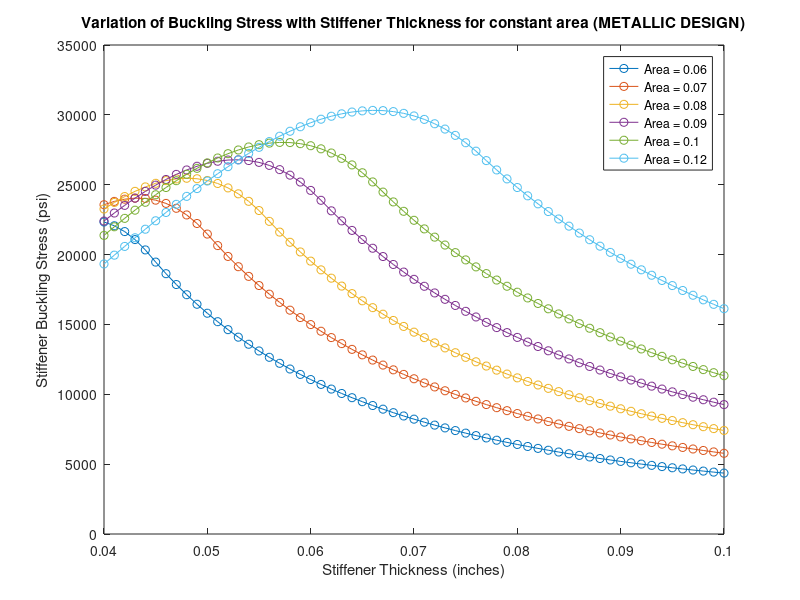

Write the MATLAB code that produced this figure.
function metallic_buckling_stress_with_thickness

% 2024 T3 Aluminium Alloy %

E = 10.6e6;             % Elasticity value %
cy = 50000;             % Compressive Yield %

t = [0.04:0.001:0.1];

Af = 0.06;
for j = 1:length(t)
    a = 20;
    p = Af/t(j);
    bt = p/4;               % flange length %
    bw = 2 * bt;            % mean web length %

    L = bt + (t(j)/2);         % Here, L = L1, because only one edge free %
    H = bw - t(j);             % Here, H = Total height of Stiffner %

% --------------- STIFFENER CRITICAL BUCKLING CALCULATIONS ------------------- %

    % Crippling Stress Calculations

    ke = 0.342;                                             % One Edge is free %
    x = (bt + bw)/(2*t(j));                                    % (b'/t) calculation %
    stiffener_crip_stress = (ke*(E*cy)^0.5)/(x^0.75);       % Needham's Formula %

    % Column Buckling Calculations %                    

    I1 = ((L*t(j)^3)/12)+(L*t(j))*((H + t(j))/2)^2;
    I2 = t(j)*(H^3)/12;
    I = 2*I1 + I2;                                      % Area Moment Calculations %

    ro = sqrt(I/Af);

    h1 = sqrt(2)*pi*sqrt(E/stiffener_crip_stress);    % Critical Slenderness Ratio %
    h = (a/ro);                         % Slenderness Ratio for current dimensions %

    % Calculation of Critical Stiffener Buckling Stress %

    if h<=h1
    stiffener_buckling_stress(j) = stiffener_crip_stress*...
        (1-(stiffener_crip_stress*((h^2)/(4*pi^2*E))));
    else
    stiffener_buckling_stress(j) = (pi^2*E)/(h^2);
    end

% ------------- END OF STIFFENER CRITICAL BUCKLING CALCULATIONS -------------- %
end

plot(t,stiffener_buckling_stress,'o-');
hold all;

Af = 0.07;
for j = 1:length(t)
    a = 20;
    p = Af/t(j);
    bt = p/4;               % flange length %
    bw = 2 * bt;            % mean web length %

    L = bt + (t(j)/2);         % Here, L = L1, because only one edge free %
    H = bw - t(j);             % Here, H = Total height of Stiffner %

% --------------- STIFFENER CRITICAL BUCKLING CALCULATIONS ------------------- %

    % Crippling Stress Calculations

    ke = 0.342;                                             % One Edge is free %
    x = (bt + bw)/(2*t(j));                                    % (b'/t) calculation %
    stiffener_crip_stress = (ke*(E*cy)^0.5)/(x^0.75);       % Needham's Formula %

    % Column Buckling Calculations %                    

    I1 = ((L*t(j)^3)/12)+(L*t(j))*((H + t(j))/2)^2;
    I2 = t(j)*(H^3)/12;
    I = 2*I1 + I2;                                      % Area Moment Calculations %

    ro = sqrt(I/Af);

    h1 = sqrt(2)*pi*sqrt(E/stiffener_crip_stress);    % Critical Slenderness Ratio %
    h = (a/ro);                         % Slenderness Ratio for current dimensions %

    % Calculation of Critical Stiffener Buckling Stress %

    if h<=h1
    stiffener_buckling_stress(j) = stiffener_crip_stress*...
        (1-(stiffener_crip_stress*((h^2)/(4*pi^2*E))));
    else
    stiffener_buckling_stress(j) = (pi^2*E)/(h^2);
    end

% ------------- END OF STIFFENER CRITICAL BUCKLING CALCULATIONS -------------- %
end
figure(1);
plot(t,stiffener_buckling_stress,'o-');
hold all;

Af = 0.08;
for j = 1:length(t)
    a = 20;
    p = Af/t(j);
    bt = p/4;               % flange length %
    bw = 2 * bt;            % mean web length %

    L = bt + (t(j)/2);         % Here, L = L1, because only one edge free %
    H = bw - t(j);             % Here, H = Total height of Stiffner %

% --------------- STIFFENER CRITICAL BUCKLING CALCULATIONS ------------------- %

    % Crippling Stress Calculations

    ke = 0.342;                                             % One Edge is free %
    x = (bt + bw)/(2*t(j));                                    % (b'/t) calculation %
    stiffener_crip_stress = (ke*(E*cy)^0.5)/(x^0.75);       % Needham's Formula %

    % Column Buckling Calculations %                    

    I1 = ((L*t(j)^3)/12)+(L*t(j))*((H + t(j))/2)^2;
    I2 = t(j)*(H^3)/12;
    I = 2*I1 + I2;                                      % Area Moment Calculations %

    ro = sqrt(I/Af);

    h1 = sqrt(2)*pi*sqrt(E/stiffener_crip_stress);    % Critical Slenderness Ratio %
    h = (a/ro);                         % Slenderness Ratio for current dimensions %

    % Calculation of Critical Stiffener Buckling Stress %

    if h<=h1
    stiffener_buckling_stress(j) = stiffener_crip_stress*...
        (1-(stiffener_crip_stress*((h^2)/(4*pi^2*E))));
    else
    stiffener_buckling_stress(j) = (pi^2*E)/(h^2);
    end

% ------------- END OF STIFFENER CRITICAL BUCKLING CALCULATIONS -------------- %
end

figure(1);
plot(t,stiffener_buckling_stress,'o-');
hold all;

Af = 0.09;
for j = 1:length(t)
    a = 20;
    p = Af/t(j);
    bt = p/4;               % flange length %
    bw = 2 * bt;            % mean web length %

    L = bt + (t(j)/2);         % Here, L = L1, because only one edge free %
    H = bw - t(j);             % Here, H = Total height of Stiffner %

% --------------- STIFFENER CRITICAL BUCKLING CALCULATIONS ------------------- %

    % Crippling Stress Calculations

    ke = 0.342;                                             % One Edge is free %
    x = (bt + bw)/(2*t(j));                                    % (b'/t) calculation %
    stiffener_crip_stress = (ke*(E*cy)^0.5)/(x^0.75);       % Needham's Formula %

    % Column Buckling Calculations %                    

    I1 = ((L*t(j)^3)/12)+(L*t(j))*((H + t(j))/2)^2;
    I2 = t(j)*(H^3)/12;
    I = 2*I1 + I2;                                      % Area Moment Calculations %

    ro = sqrt(I/Af);

    h1 = sqrt(2)*pi*sqrt(E/stiffener_crip_stress);    % Critical Slenderness Ratio %
    h = (a/ro);                         % Slenderness Ratio for current dimensions %

    % Calculation of Critical Stiffener Buckling Stress %

    if h<=h1
    stiffener_buckling_stress(j) = stiffener_crip_stress*...
        (1-(stiffener_crip_stress*((h^2)/(4*pi^2*E))));
    else
    stiffener_buckling_stress(j) = (pi^2*E)/(h^2);
    end

% ------------- END OF STIFFENER CRITICAL BUCKLING CALCULATIONS -------------- %
end

figure(1);
plot(t,stiffener_buckling_stress,'o-');
hold all;

Af = 0.1;
for j = 1:length(t)
    a = 20;
    p = Af/t(j);
    bt = p/4;               % flange length %
    bw = 2 * bt;            % mean web length %

    L = bt + (t(j)/2);         % Here, L = L1, because only one edge free %
    H = bw - t(j);             % Here, H = Total height of Stiffner %

% --------------- STIFFENER CRITICAL BUCKLING CALCULATIONS ------------------- %

    % Crippling Stress Calculations

    ke = 0.342;                                             % One Edge is free %
    x = (bt + bw)/(2*t(j));                                    % (b'/t) calculation %
    stiffener_crip_stress = (ke*(E*cy)^0.5)/(x^0.75);       % Needham's Formula %

    % Column Buckling Calculations %                    

    I1 = ((L*t(j)^3)/12)+(L*t(j))*((H + t(j))/2)^2;
    I2 = t(j)*(H^3)/12;
    I = 2*I1 + I2;                                      % Area Moment Calculations %

    ro = sqrt(I/Af);

    h1 = sqrt(2)*pi*sqrt(E/stiffener_crip_stress);    % Critical Slenderness Ratio %
    h = (a/ro);                         % Slenderness Ratio for current dimensions %

    % Calculation of Critical Stiffener Buckling Stress %

    if h<=h1
    stiffener_buckling_stress(j) = stiffener_crip_stress*...
        (1-(stiffener_crip_stress*((h^2)/(4*pi^2*E))));
    else
    stiffener_buckling_stress(j) = (pi^2*E)/(h^2);
    end

% ------------- END OF STIFFENER CRITICAL BUCKLING CALCULATIONS -------------- %
end

figure(1);
plot(t,stiffener_buckling_stress,'o-');
hold all;
xlabel('Stiffener Thickness (inches)');
ylabel('Stiffener Buckling Stress (psi)');
title('Variation of Buckling Stress with Stiffener Thickness for constant area (METALLIC DESIGN)');

Af = 0.12;
for j = 1:length(t)
    a = 20;
    p = Af/t(j);
    bt = p/4;               % flange length %
    bw = 2 * bt;            % mean web length %

    L = bt + (t(j)/2);         % Here, L = L1, because only one edge free %
    H = bw - t(j);             % Here, H = Total height of Stiffner %

% --------------- STIFFENER CRITICAL BUCKLING CALCULATIONS ------------------- %

    % Crippling Stress Calculations

    ke = 0.342;                                             % One Edge is free %
    x = (bt + bw)/(2*t(j));                                    % (b'/t) calculation %
    stiffener_crip_stress = (ke*(E*cy)^0.5)/(x^0.75);       % Needham's Formula %

    % Column Buckling Calculations %                    

    I1 = ((L*t(j)^3)/12)+(L*t(j))*((H + t(j))/2)^2;
    I2 = t(j)*(H^3)/12;
    I = 2*I1 + I2;                                      % Area Moment Calculations %

    ro = sqrt(I/Af);

    h1 = sqrt(2)*pi*sqrt(E/stiffener_crip_stress);    % Critical Slenderness Ratio %
    h = (a/ro);                         % Slenderness Ratio for current dimensions %

    % Calculation of Critical Stiffener Buckling Stress %

    if h<=h1
    stiffener_buckling_stress(j) = stiffener_crip_stress*...
        (1-(stiffener_crip_stress*((h^2)/(4*pi^2*E))));
    else
    stiffener_buckling_stress(j) = (pi^2*E)/(h^2);
    end

% ------------- END OF STIFFENER CRITICAL BUCKLING CALCULATIONS -------------- %
end

figure(1);
plot(t,stiffener_buckling_stress,'o-');
hold all;
legend('Area = 0.06','Area = 0.07','Area = 0.08','Area = 0.09','Area = 0.1','Area = 0.12');

end